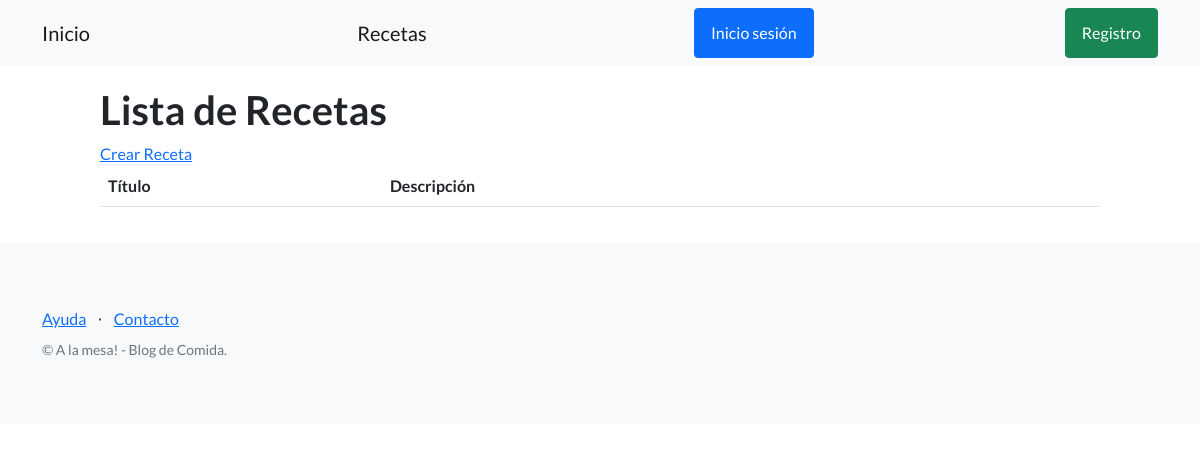
The app's page /notas/articulos/, older data.
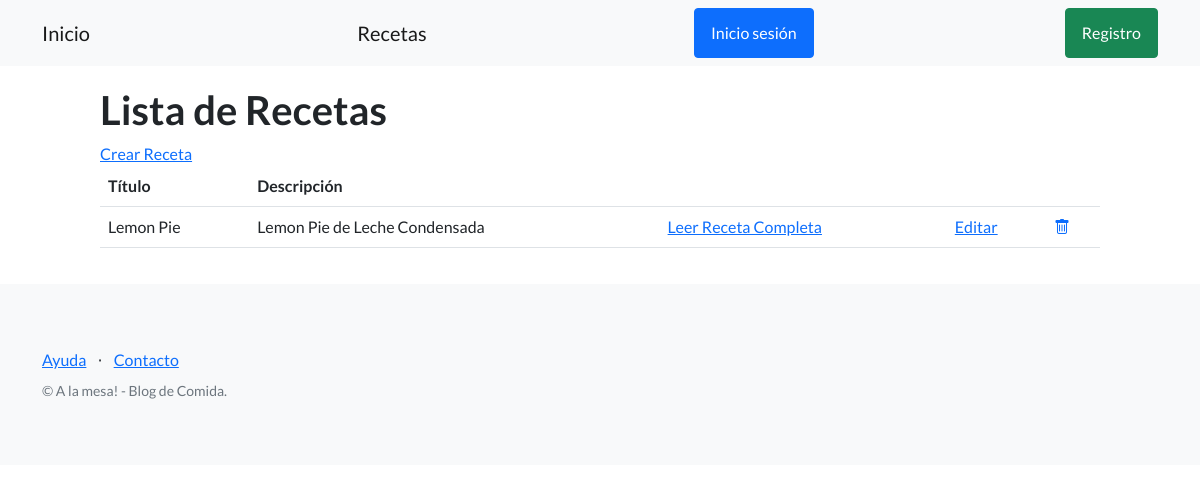
The same page, newer data.
### BlogCocina/models.py (models this page shows)
class Articulo(models.Model):
    titulo = models.CharField(max_length=256)
    subtitulo = models.TextField()
    desarrollo = models.TextField()
    autor = models.CharField(max_length=256)
    creador = models.ForeignKey(User, on_delete=models.SET_NULL, null=True)

### BlogCocina/views.py (the view)
# urls.py: path("articulos/", ArticuloListView.as_view(), name='lista-articulos'),
class ArticuloListView(ListView):
    model = Articulo
    template_name = 'BlogCocina/lista_articulos.html'

### BlogCocina/templates/BlogCocina/lista_articulos.html
{% extends "BlogCocina/base.html" %}
{% block contenido %}
<section>
    <div>
        <h1>Lista de Recetas</h1>
        <a href="{% url 'crear-articulos' %}">Crear Receta</a>
        <br>
        <table class="table">
            <tbody>
                <tr>
                    <th>Título</th>
                    <th>Descripción</th>
                    <td></td>
                    <td></td>
                    <td></td>
                </tr>
                {% for articulo in object_list %}
                <tr>
                    <td>{{ articulo.titulo }}</td>
                    <td>{{ articulo.subtitulo }}</td>
                    <td>
                        <a href="{% url 'ver-articulos' articulo.id %}">Leer Receta Completa</a>
                    </td>
                    <td>
                        <a href="{% url 'editar-articulos' articulo.id %}">Editar</a>
                    </td>
                    <td>
                        <a href="{% url 'eliminar-articulos' articulo.id %}">
                            <i class="bi bi-trash"></i>
                        </a>
                    </td>
                </tr>
                {% endfor %}
            </tbody>
        </table>
    </div>
</section>
{% endblock contenido %}

### BlogCocina/templates/BlogCocina/base.html (shortened to what this page needs)
{% load static %}
<!DOCTYPE html>
<html lang="en">
    <head>
        <link href="https://cdn.jsdelivr.net/npm/bootstrap-icons@1.5.0/font/bootstrap-icons.css" rel="stylesheet" type="text/css" />
        <link href="{% static 'css/styles.css' %}" rel="stylesheet" />
    </head>
    <body>
        <nav class="navbar navbar-light bg-light static-top">
            <div class="container">
                <a class="navbar-brand" href="{% url 'inicio' %}">Inicio</a>
                <a class="navbar-brand" href="{% url 'lista-articulos' %}">Recetas</a>
                {% if user.is_authenticated %}
                <a class="btn btn-warning" href="{% url 'logout' %}">Cierre sesión</a>
                {% else %}
                <a class="btn btn-primary" href="{% url 'login' %}">Inicio sesión</a>
                <a class="btn btn-success" href="{% url 'registro' %}">Registro</a>
                {% endif %}
            </div>
        </nav>
        <section style = "padding:20px 100px;">
            {% block contenido %}
            {% endblock contenido %}
        </section>
        <footer class="footer bg-light">
            <div class="container">
                <div class="row">
                    <div class="col-lg-6 h-100 text-center text-lg-start my-auto">
                        <ul class="list-inline mb-2">
                            <li class="list-inline-item"><a href="#!">Ayuda</a></li>
                            <li class="list-inline-item">⋅</li>
                            <li class="list-inline-item"><a href="#!">Contacto</a></li>
                        </ul>
                        <p class="text-muted small mb-4 mb-lg-0">&copy; A la mesa! - Blog de Comida.</p>
                    </div>
                </div>
            </div>
        </footer>
    </body>
</html>

Row changes from the older to the newer data that the page shows:
added Articulo: titulo "Lemon Pie", subtitulo "Lemon Pie de Leche Condensada"
